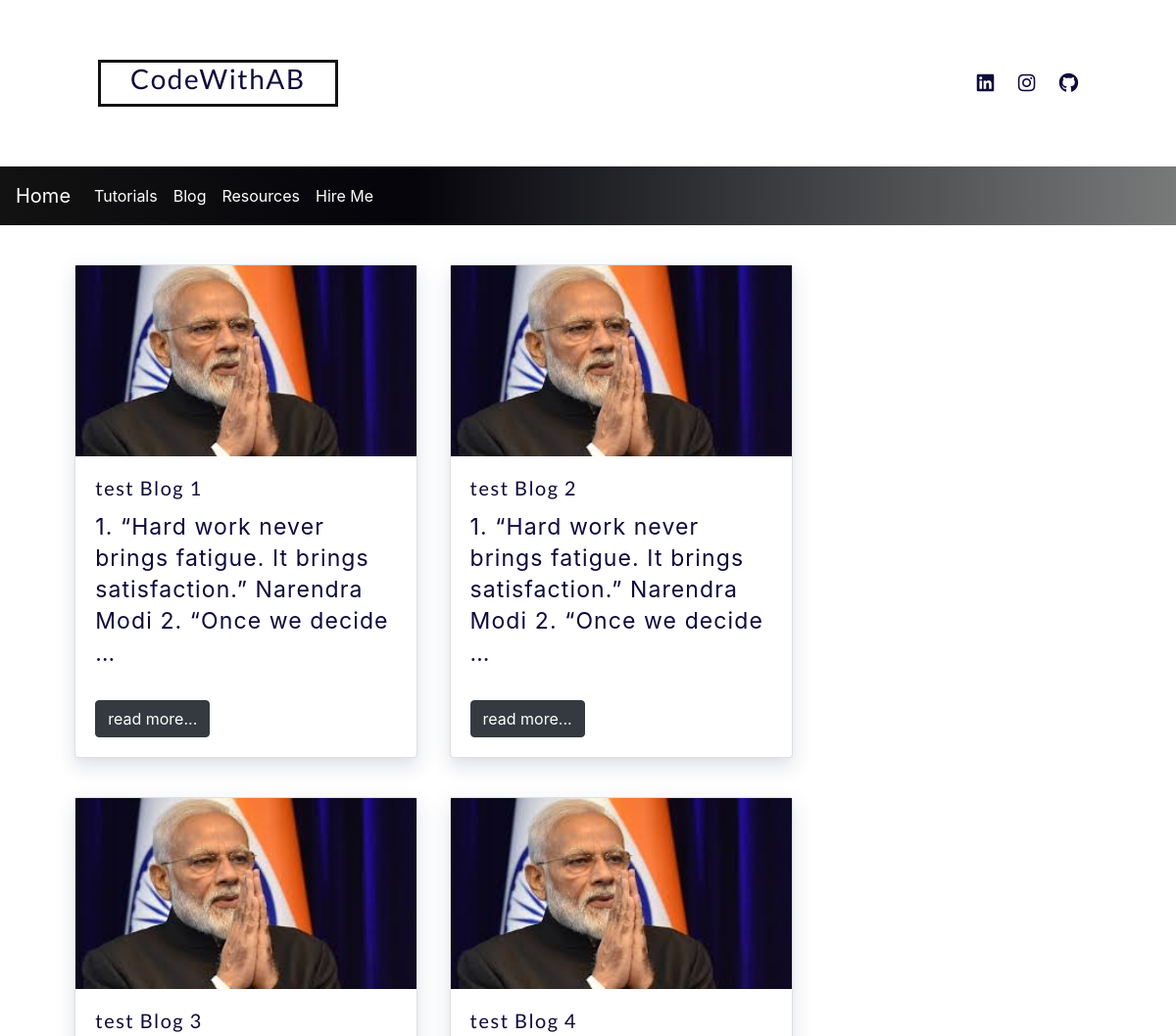
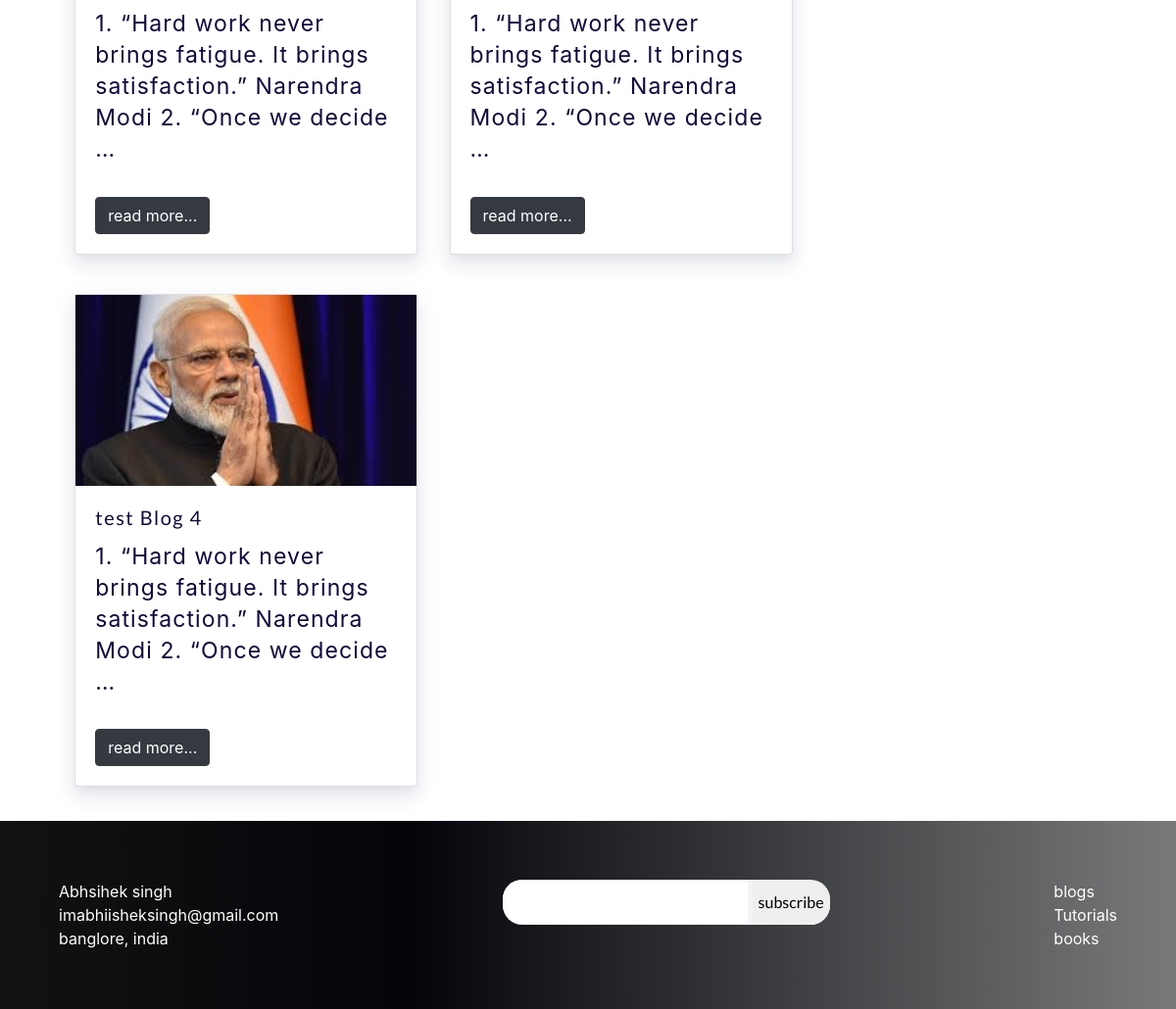
Screenshot of /blog/ with the database file from the repository (2 pictures, top to bottom).
### blog/models.py (models this page shows, shortened)
class Post(models.Model):
    STATUS = [('D',"Draft"), ("P","published")]
    category = models.ForeignKey(Category, on_delete=models.CASCADE)
    title=models.CharField(max_length=100)
    content=models.TextField()
    status = models.CharField(max_length = 50, choices=STATUS, default='D')
    image = models.ImageField(upload_to='post')
    created = models.DateTimeField(auto_now=True)
    updated = models.DateTimeField(auto_now_add=True)

### blog/views.py (the view)
# urls.py: path('',blogListView.as_view(),name='blogList'),
class blogListView(ListView):
    model = Post
    context_object_name = 'post'
    template_name = 'blog/blogList.html'

### blog/templates/blog/blogList.html
{% extends 'base.html' %}
{% block content %}
<div class="blog-cards">
    {% for blog in post %}
    <div class="card b-card" style="width:350px">
        <img src="{{blog.image.url}}">
        <div class="card-body">
          <h5 class="card-title">{{blog.title}}</h5>
          <p class="card-text">{{blog.content|truncatewords:15}}</p>
          <a href="{% url 'blog'  blog.pk  %}" class="btn btn-dark">read more...</a>
        </div>
      </div>
     {% endfor %}
</div>
{% endblock %}

### Ab/templates/base.html (shortened to what this page needs)
<!DOCTYPE html>
{% load static %}
<html>
<head>
	<link rel="stylesheet" href="https://stackpath.bootstrapcdn.com/bootstrap/4.5.2/css/bootstrap.min.css"
>
	<link rel="stylesheet" href="{% static 'bootstrap/css/bootstrap.css' %}">
	<link rel="stylesheet" href="{% static 'bootstrap/css/bootstrap.min.css' %}">
	<link rel="stylesheet" href="{% static 'bootstrap/css/bootstrap-grid.css' %}">
	<link rel="stylesheet" href="{% static 'bootstrap/css/bootstrap-grid.min.css' %}">
	<link rel="stylesheet" href="{% static 'bootstrap/css/bootstrap-reboot.css' %}">
	<link rel="stylesheet" href="{% static 'bootstrap/css/bootstrap-reboot.min.css' %}">
	<link rel="stylesheet" href="https://cdnjs.cloudflare.com/ajax/libs/font-awesome/4.7.0/css/font-awesome.min.css">
	<link rel="stylesheet" type="text/css" href="{% static  'css/main.css' %}">
	<link rel='stylesheet' href='https://use.fontawesome.com/releases/v5.7.0/css/all.css'
>
</head>
<body>
	<header class="main-header">
		<nav class="navbar-top navbar">
			<a href="{% url 'home' %}" class="logo">
				<h3 class=" logoT">CodeWithAB</h3>
			</a>
			<ul class="navbar-social-links">
				<li><a href="#"><i class='fab fa-linkedin'></i></a></li>
				<li><a href="#"><i class="fab fa-instagram"></i></a></li>
				<li><a href="#"><i class="fab fa-github"></i></a></li>
			</ul>
		</nav>
	</header>
	<nav class="navbar navbar-expand-lg  navbar-bot">
		<a class="navbar-brand" href="{% url 'home' %}">Home</a>
		<div class="collapse navbar-collapse" id="navbarNavDropdown">
		  <ul class="navbar-nav">
			<li class="nav-item active">
			  <a class="nav-link" href="{% url 	'tuteList' %}">Tutorials</a>
			</li>
			<li class="nav-item">
			  <a class="nav-link" href="{% url 'blogList' %}">Blog</a>
			</li>
			<li class="nav-item">
			  <a class="nav-link" href="#">Resources</a>
			</li>
			<li class="nav-item">
				<a class="nav-link" href="#">Hire Me</a>
			  </li>
		  </ul>
		</div>
	  </nav>
	{% block content %}
	{% endblock %}
	<footer>
		<ul>
			<li>Abhsihek singh</li>
			<li>imabhiisheksingh@gmail.com</li>
			<li>banglore, india</li>
		</ul>
		<ul>
			<form action="">
				<input type='text'>
				<input type="submit" value="subscribe">
			</form>
		</ul>
		<ul>
			<li>blogs</li>
			<li>Tutorials</li>
			<li>books</li>
		</ul>
	</footer>
</body>
</html>

### Ab/static/css/main.css (style rules this page uses)
html { font-family: sans-serif; line-height: 1.15; -ms-text-size-adjust: 100%; -webkit-text-size-adjust: 100% }
body { margin: 0 }
article, aside, footer, header, nav, section { display: block }
a { background-color: transparent; -webkit-text-decoration-skip: objects }
img { border-style: none }
button, input, optgroup, select, textarea { font-family: sans-serif; font-size: 100%; line-height: 1.15; margin: 0 }
button, input { overflow: visible }
[type=reset], [type=submit], button, html [type=button] { -webkit-appearance: button }
html { font-family: 'Lato', sans-serif; font-size: 1em; line-height: 1.6; color: #444444; }
audio, canvas, iframe, img, svg, video { vertical-align: middle; }
input, button, textarea { outline: none; font-family: 'Lato', sans-serif; }
a { text-decoration: none; color: inherit; font: inherit; }
img { max-width: 100%; }
ul, li { list-style: none; margin: 0; padding: 0; }
html { box-sizing: border-box; }
*, *:before, *:after { box-sizing: inherit; }
html, button { -moz-osx-font-smoothing: grayscale; -webkit-font-smoothing: antialiased; font-smoothing: antialiased; }
html { min-height: 100%; max-width: 100%; }
body { width: 100%; height: auto; position: relative; overflow-x: hidden; background: #fff; color: #0f0a3c; }
h1, h2, h3, h4, h5 { font-family: 'Lato', sans-serif; letter-spacing: 1.5px; }
p { font-size: 23px; margin-bottom: 2rem; line-height: 1.4; letter-spacing: 1.1px; }
.content-wrapper, .navbar { width: 1145px; margin: auto; position: relative; }
@media only screen and (max-width: 1280px) { .content-wrapper, .navbar { width: 1000px; } }
.main-header { width: 100%; height: auto; position: relative; top: 0; left: 0; }
.navbar-top { height: 170px; display: flex; align-items: center; }
.navbar-top .logo { display: block; width: auto; position: absolute; left: 0; }
.navbar-social-links { position: absolute; right: 0; }
.navbar-social-links li { display: inline-block; margin-left: 20px; position: relative; }
.navbar-social-links li a { font-size: 20px; }
.navbar-bot { height: 60px; width: 100%; color: white; background: rgb(19, 18, 18); background: linear-gradient(90deg, rgba(19, 18, 18, 1) 0%, rgba(4, 4, 10, 1) 35%, rgba(120, 122, 122, 1) 100%); }
.logo { padding-left: 3%; padding-right: 3%; border: 3px solid rgb(19, 18, 18); }
footer { margin-top: 35px; padding: 5%; display: flex; justify-content: center; justify-content: space-between; width: 100%; background: rgb(19, 18, 18); background: linear-gradient(90deg, rgba(19, 18, 18, 1) 0%, rgba(4, 4, 10, 1) 35%, rgba(120, 122, 122, 1) 100%); }
footer ul { color: white; }
footer input { height: 45px; }
footer form { background-color: #f3f4f5; border-radius: 20px; }
footer input[type=text] { border: 0 #f3f4f5; ; width: 250px; border-top-left-radius: 20px; border-bottom-left-radius: 20px; }
footer input[type=submit] { border-top-right-radius: 20px; border-bottom-right-radius: 20px; border: 0; border-left: black; }
.blog-cards { display: flex; flex-wrap: wrap; flex-direction: row; padding-left: 5%; padding-right: 5%; }
.b-card { margin-left: 1.5%; margin-right: 1.5%; background-color: #fff; box-shadow: 0 12px 18px 2px rgba(34, 0, 51, .04), 0 6px 22px 4px rgba(7, 48, 114, .06), 0 6px 10px -4px rgba(14, 13, 26, .06); margin-top: 40px; }

### rows the page displays
Post: image (picture), title "test Blog 1", content "1. “Hard work never brings fatigue. It brings satisfaction.” Narendra Modi 2. “Once we decide …"
Post: image (picture), title "test Blog 2", content "1. “Hard work never brings fatigue. It brings satisfaction.” Narendra Modi 2. “Once we decide …"
Post: image (picture), title "test Blog 3", content "1. “Hard work never brings fatigue. It brings satisfaction.” Narendra Modi 2. “Once we decide …"
Post: image (picture), title "test Blog 4", content "1. “Hard work never brings fatigue. It brings satisfaction.” Narendra Modi 2. “Once we decide …"
Post: image (picture), title "test Blog 4", content "1. “Hard work never brings fatigue. It brings satisfaction.” Narendra Modi 2. “Once we decide …"
